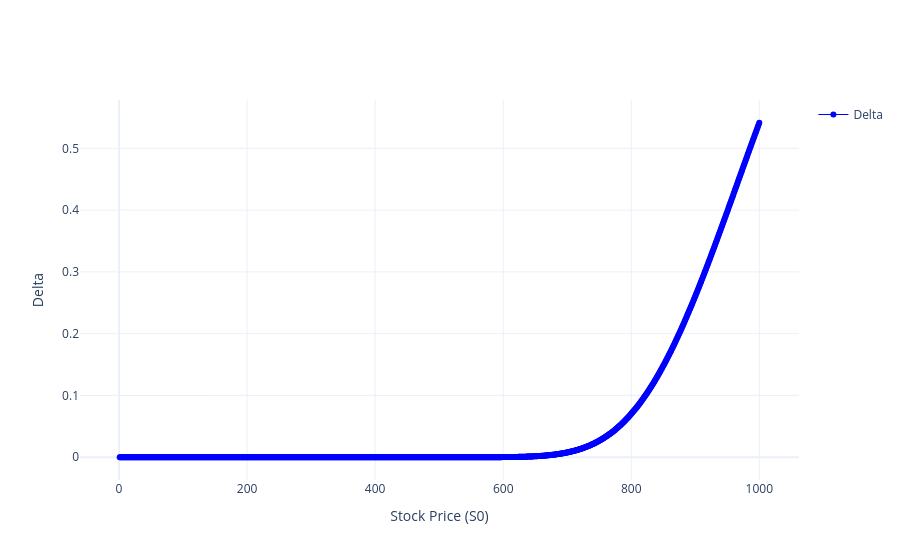
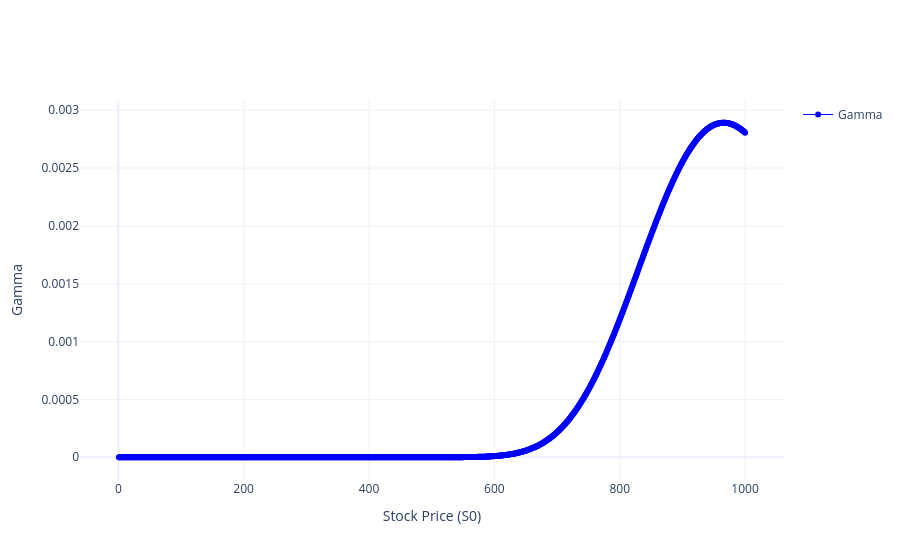
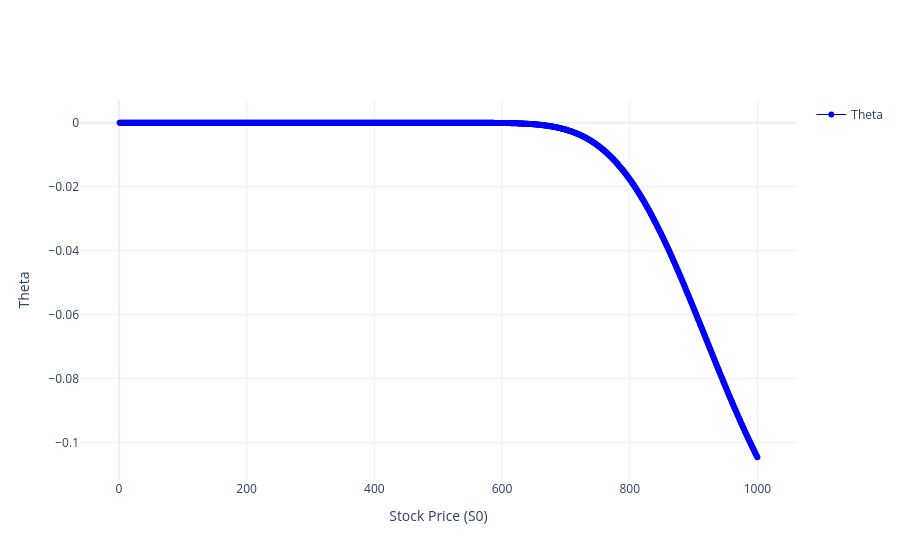
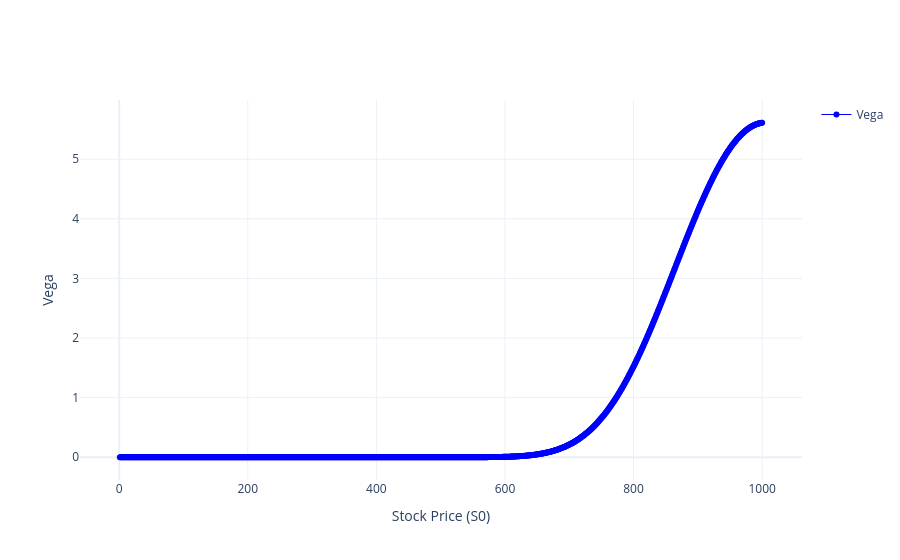

The notebook cell saved with these charts, in order:
### Code cell
#df2=df2.set_index("Stock Price")
greeks=df2.columns.tolist()
greeks
for greek in greeks:
    series=df2[greek]
    fig=plotly.Figure()
    line={
        "color":"blue",
        "width":1
    }

    fig.add_scatter(name=greek,x=series.index,y=series.values,mode="lines+markers",line=line)
    fig.update_layout(
        xaxis_title="Stock Price (S0)",
        yaxis_title=greek,
        showlegend=True,
        template="plotly_white",
        hovermode="x unified"
    )
    fig.show()

### Figure 1 — Plotly figure (JSON) as saved in the notebook; plotly's stock layout.template omitted (floating-point values rounded to 4 significant figures; data arrays with more than 128 entries replaced by an {"elided": "..."} marker saying what was removed)
{"data": [{"line": {"color": "blue", "width": 1}, "mode": "lines+markers", "name": "Delta", "type": "scatter", "x": {"elided": "1000 int values"}, "y": {"elided": "1000 float values"}}], "layout": {"hovermode": "x unified", "showlegend": true, "xaxis": {"title": {"text": "Stock Price (S0)"}}, "yaxis": {"title": {"text": "Delta"}}}}

### Figure 2 — Plotly figure (JSON) as saved in the notebook; plotly's stock layout.template omitted (floating-point values rounded to 4 significant figures; data arrays with more than 128 entries replaced by an {"elided": "..."} marker saying what was removed)
{"data": [{"line": {"color": "blue", "width": 1}, "mode": "lines+markers", "name": "Gamma", "type": "scatter", "x": {"elided": "1000 int values"}, "y": {"elided": "1000 float values"}}], "layout": {"hovermode": "x unified", "showlegend": true, "xaxis": {"title": {"text": "Stock Price (S0)"}}, "yaxis": {"title": {"text": "Gamma"}}}}

### Figure 3 — Plotly figure (JSON) as saved in the notebook; plotly's stock layout.template omitted (floating-point values rounded to 4 significant figures; data arrays with more than 128 entries replaced by an {"elided": "..."} marker saying what was removed)
{"data": [{"line": {"color": "blue", "width": 1}, "mode": "lines+markers", "name": "Theta", "type": "scatter", "x": {"elided": "1000 int values"}, "y": {"elided": "1000 float values"}}], "layout": {"hovermode": "x unified", "showlegend": true, "xaxis": {"title": {"text": "Stock Price (S0)"}}, "yaxis": {"title": {"text": "Theta"}}}}

### Figure 4 — Plotly figure (JSON) as saved in the notebook; plotly's stock layout.template omitted (floating-point values rounded to 4 significant figures; data arrays with more than 128 entries replaced by an {"elided": "..."} marker saying what was removed)
{"data": [{"line": {"color": "blue", "width": 1}, "mode": "lines+markers", "name": "Vega", "type": "scatter", "x": {"elided": "1000 int values"}, "y": {"elided": "1000 float values"}}], "layout": {"hovermode": "x unified", "showlegend": true, "xaxis": {"title": {"text": "Stock Price (S0)"}}, "yaxis": {"title": {"text": "Vega"}}}}
